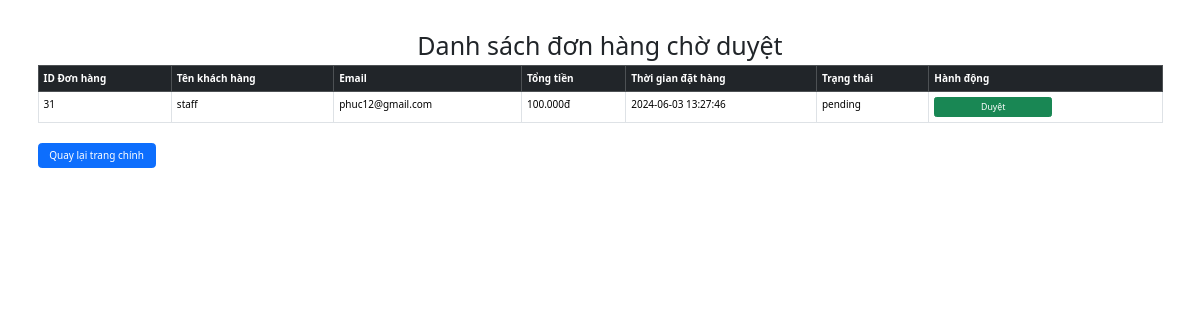
Screenshot of /pending_orders.php (signed in) with the database file from the repository.
### tables this page shows
CREATE TABLE `orders` (
  `id` int(11) NOT NULL,
  `username` varchar(50) NOT NULL,
  `total` decimal(10,2) NOT NULL,
  `status` varchar(20) DEFAULT 'pending',
  `created_at` timestamp NOT NULL DEFAULT current_timestamp()
);

CREATE TABLE `account` (
  `username` varchar(50) NOT NULL,
  `password` varchar(50) NOT NULL,
  `type` tinyint(1) NOT NULL DEFAULT 0,
  `email` varchar(100) NOT NULL,
  `profile_image` varchar(255) DEFAULT NULL
);

### pending_orders.php (the view, shortened to what this page needs)
<?php
include "connect.php";
$sql = "SELECT orders.*, account.email FROM orders JOIN account ON orders.username = account.username WHERE orders.status = 'pending'";
$stmt = $conn->prepare($sql);
$stmt->execute();
?>
<!DOCTYPE html>
<html lang="en">
<head>
    <link rel="stylesheet" href="../css/styles.css">
    <link href="https://cdn.jsdelivr.net/npm/bootstrap@5.3.3/dist/css/bootstrap.min.css" rel="stylesheet">
</head>
<body>
    <div class="container mt-5">
        <h1 class="text-center">Danh sách đơn hàng chờ duyệt</h1>
        <table class="table table-bordered">
            <thead class="table-dark">
                <tr>
                    <th>ID Đơn hàng</th>
                    <th>Tên khách hàng</th>
                    <th>Email</th>
                    <th>Tổng tiền</th>
                    <th>Thời gian đặt hàng</th>
                    <th>Trạng thái</th>
                    <th>Hành động</th>
                </tr>
            </thead>
            <tbody>
                <?php while ($row = $stmt->fetch(PDO::FETCH_ASSOC)): ?>
                    <tr>
                        <td><?php echo htmlspecialchars($row['id']); ?></td>
                        <td><?php echo htmlspecialchars($row['username']); ?></td>
                        <td><?php echo htmlspecialchars($row['email']); ?></td>
                        <td><?php echo number_format($row['total'], 0, ',', '.') . 'đ'; ?></td>
                        <td><?php echo htmlspecialchars($row['created_at']); ?></td>
                        <td><?php echo htmlspecialchars($row['status']); ?></td>
                        <td>
                            <a href="approve_order.php?id=<?php echo $row['id']; ?>&email=<?php echo htmlspecialchars($row['email']); ?>" class="btn btn-success btn-sm" onclick="return confirm('Bạn có chắc chắn muốn duyệt đơn hàng này?');">Duyệt</a>
                        </td>
                    </tr>
                <?php endwhile; ?>
            </tbody>
        </table>
        <a href="index.php" class="btn btn-primary mt-3">Quay lại trang chính</a>
    </div>
</body>
</html>

### assets/css/styles.css (style rules this page uses)
* { box-sizing: border-box; }
:root { --primary-color: #ffb900; --font-heading: Sen, sans-serif; }
html { font-size: 62.5%; scroll-behavior: smooth; }
body { font-size: 1.6rem; font-family: "Poppins", sans-serif; }
a { text-decoration: none; }
.btn { display: inline-block; min-width: 118px; padding: 0 16px; line-height: 50px; font-weight: 600; font-size: 1.6rem; text-align: center; color: #ffffff; background: #171100; border-radius: 999px; }

### rows the page displays
orders: id "31", username "staff", username.email "phuc12@gmail.com", total "100.000", created_at "2024-06-03 13:27:46", status "pending"
